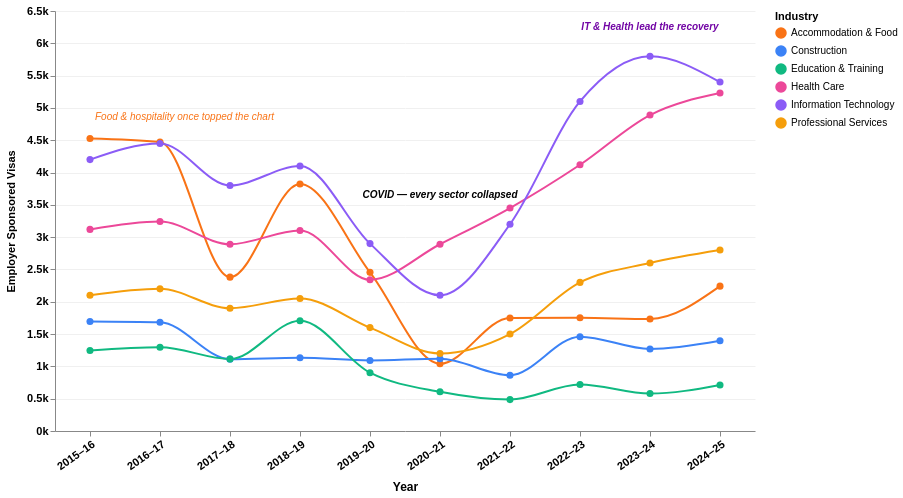

Vega-Lite specification stored for this chart:
### Vega-Lite specification from a JSON file in a GitHub repository (floating-point values rounded to 4 significant figures)
{"$schema": "https://vega.github.io/schema/vega-lite/v5.json", "width": 700, "height": 420, "background": "#ffffff", "config": {"view": {"stroke": null}}, "layer": [{"data": {"values": [{"industry": "Accommodation & Food", "year": "2015–16", "visas": 4528}, {"industry": "Accommodation & Food", "year": "2016–17", "visas": 4473}, {"industry": "Accommodation & Food", "year": "2017–18", "visas": 2381}, {"industry": "Accommodation & Food", "year": "2018–19", "visas": 3824}, {"industry": "Accommodation & Food", "year": "2019–20", "visas": 2455}, {"industry": "Accommodation & Food", "year": "2020–21", "visas": 1041}, {"industry": "Accommodation & Food", "year": "2021–22", "visas": 1749}, {"industry": "Accommodation & Food", "year": "2022–23", "visas": 1752}, {"industry": "Accommodation & Food", "year": "2023–24", "visas": 1734}, {"industry": "Accommodation & Food", "year": "2024–25", "visas": 2242}, {"industry": "Construction", "year": "2015–16", "visas": 1696}, {"industry": "Construction", "year": "2016–17", "visas": 1683}, {"industry": "Construction", "year": "2017–18", "visas": 1112}, {"industry": "Construction", "year": "2018–19", "visas": 1135}, {"industry": "Construction", "year": "2019–20", "visas": 1092}, {"industry": "Construction", "year": "2020–21", "visas": 1119}, {"industry": "Construction", "year": "2021–22", "visas": 864}, {"industry": "Construction", "year": "2022–23", "visas": 1460}, {"industry": "Construction", "year": "2023–24", "visas": 1269}, {"industry": "Construction", "year": "2024–25", "visas": 1396}, {"industry": "Education & Training", "year": "2015–16", "visas": 1245}, {"industry": "Education & Training", "year": "2016–17", "visas": 1296}, {"industry": "Education & Training", "year": "2017–18", "visas": 1114}, {"industry": "Education & Training", "year": "2018–19", "visas": 1706}, {"industry": "Education & Training", "year": "2019–20", "visas": 902}, {"industry": "Education & Training", "year": "2020–21", "visas": 607}, {"industry": "Education & Training", "year": "2021–22", "visas": 486}, {"industry": "Education & Training", "year": "2022–23", "visas": 719}, {"industry": "Education & Training", "year": "2023–24", "visas": 579}, {"industry": "Education & Training", "year": "2024–25", "visas": 713}, {"industry": "Health Care", "year": "2015–16", "visas": 3120}, {"industry": "Health Care", "year": "2016–17", "visas": 3241}, {"industry": "Health Care", "year": "2017–18", "visas": 2890}, {"industry": "Health Care", "year": "2018–19", "visas": 3102}, {"industry": "Health Care", "year": "2019–20", "visas": 2340}, {"industry": "Health Care", "year": "2020–21", "visas": 2890}, {"industry": "Health Care", "year": "2021–22", "visas": 3450}, {"industry": "Health Care", "year": "2022–23", "visas": 4120}, {"industry": "Health Care", "year": "2023–24", "visas": 4890}, {"industry": "Health Care", "year": "2024–25", "visas": 5230}, {"industry": "Information Technology", "year": "2015–16", "visas": 4200}, {"industry": "Information Technology", "year": "2016–17", "visas": 4450}, {"industry": "Information Technology", "year": "2017–18", "visas": 3800}, {"industry": "Information Technology", "year": "2018–19", "visas": 4100}, {"industry": "Information Technology", "year": "2019–20", "visas": 2900}, {"industry": "Information Technology", "year": "2020–21", "visas": 2100}, {"industry": "Information Technology", "year": "2021–22", "visas": 3200}, {"industry": "Information Technology", "year": "2022–23", "visas": 5100}, {"industry": "Information Technology", "year": "2023–24", "visas": 5800}, {"industry": "Information Technology", "year": "2024–25", "visas": 5400}, {"industry": "Professional Services", "year": "2015–16", "visas": 2100}, {"industry": "Professional Services", "year": "2016–17", "visas": 2200}, {"industry": "Professional Services", "year": "2017–18", "visas": 1900}, {"industry": "Professional Services", "year": "2018–19", "visas": 2050}, {"industry": "Professional Services", "year": "2019–20", "visas": 1600}, {"industry": "Professional Services", "year": "2020–21", "visas": 1200}, {"industry": "Professional Services", "year": "2021–22", "visas": 1500}, {"industry": "Professional Services", "year": "2022–23", "visas": 2300}, {"industry": "Professional Services", "year": "2023–24", "visas": 2600}, {"industry": "Professional Services", "year": "2024–25", "visas": 2800}]}, "mark": {"type": "line", "point": {"filled": true, "size": 50}, "strokeWidth": 2, "interpolate": "monotone"}, "encoding": {"x": {"field": "year", "type": "ordinal", "axis": {"labelAngle": -35, "title": "Year", "titleFontWeight": "bold", "titleFontSize": 12, "titlePadding": 10, "labelFontWeight": "bold", "labelFontSize": 11}}, "y": {"field": "visas", "type": "quantitative", "axis": {"title": "Employer Sponsored Visas", "labelExpr": "(datum.value/1000) + 'k'", "gridColor": "#f0f0f0", "labelFontWeight": "bold", "labelFontSize": 11, "titleFontWeight": "bold", "titlePadding": 10}}, "color": {"field": "industry", "type": "nominal", "scale": {"domain": ["Accommodation & Food", "Construction", "Education & Training", "Health Care", "Information Technology", "Professional Services"], "range": ["#f97316", "#3b82f6", "#10b981", "#ec4899", "#8b5cf6", "#f59e0b"]}, "legend": {"title": "Industry", "orient": "right", "offset": 20}}, "tooltip": [{"field": "industry", "title": "Industry"}, {"field": "year", "title": "Year"}, {"field": "visas", "title": "Visas Granted", "format": ","}]}}, {"data": {"values": [{"year": "2020–21", "visas": 3500, "label": "COVID — every sector collapsed", "bottom": 30}]}, "mark": {"type": "text", "fontSize": 10, "fontWeight": "bold", "fontStyle": "italic", "align": "center", "dy": -10, "color": "#000000"}, "encoding": {"x": {"field": "year", "type": "ordinal"}, "y": {"field": "visas", "type": "quantitative"}, "text": {"field": "label"}}}, {"data": {"values": [{"year": "2023–24", "visas": 6100, "label": "IT & Health lead the recovery"}]}, "mark": {"type": "text", "fontSize": 10, "fontWeight": "bold", "fontStyle": "italic", "align": "center", "dy": -10, "color": "#7205a5"}, "encoding": {"x": {"field": "year", "type": "ordinal"}, "y": {"field": "visas", "type": "quantitative"}, "text": {"field": "label"}}}, {"data": {"values": [{"year": "2015–16", "visas": 4700, "label": "Food & hospitality once topped the chart"}]}, "mark": {"type": "text", "fontSize": 10, "fontStyle": "italic", "align": "left", "dx": 5, "dy": -10, "color": "#f97316"}, "encoding": {"x": {"field": "year", "type": "ordinal"}, "y": {"field": "visas", "type": "quantitative"}, "text": {"field": "label"}}}]}
